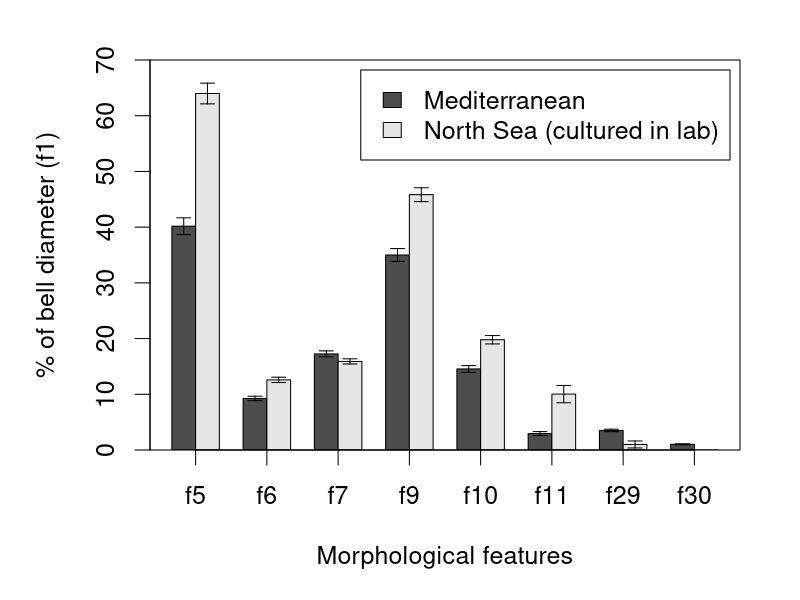

The R source for this figure:
############################ Aurelia coerulea comparison ############################
#                       R Code - Author: Jonathan W. Lawley                         #
#                           Used in: Lawley et al., 2021                            #
#   The importance of molecular characters when morphological variability hinders   # 
#                   diagnosability: systematics of the moon jellyfish               #
#                           genus Aurelia (Cnidaria: Scyphozoa)                     #
#                                 in review @ PeerJ                                 #
#                                                                                   #
#                        Used for Welch's t-test in Fig. 8                          #
#                                                                                   #
#               Contact: jonathan.wanderleylawley@griffithuni.edu.au                #

coerulea=read.csv("coerulea.csv", sep=",", as.is=T)
compare=t(cbind(coerulea$mean.med, coerulea$mean.lab))
stdev=t(cbind(coerulea$sd.med, coerulea$sd.lab))
sampling=t(cbind(coerulea$n.med, coerulea$n.lab))
par(mar=c(5,5,2,2), cex=1.5)
bp=barplot(compare, beside=T, xpd=FALSE, ylim = c(0,70), ylab="% of bell diameter (f1)", xlab = "Morphological features", legend=c("Mediterranean", "North Sea (cultured in lab)"))
box()
arrows(x0=bp, y0=compare-stdev, y1=compare+stdev, code=3, angle=90, length=.07)
axis(1, at=c(2,5,8,11,14,17,20,23), labels=coerulea$feature)

#Welch's two samples t-test, independent samples, equal or unequal variances
result=matrix(NA, 8, 1)
for (i in 1:8) {
  temp1=rnorm(sampling[2,i], compare[2,i], stdev[2,i])
  temp2=rnorm(sampling[1,i], compare[1,i], stdev[1,i])
  value=t.test(temp1, temp2)
  result[i,1]=value$p.value
}
result



